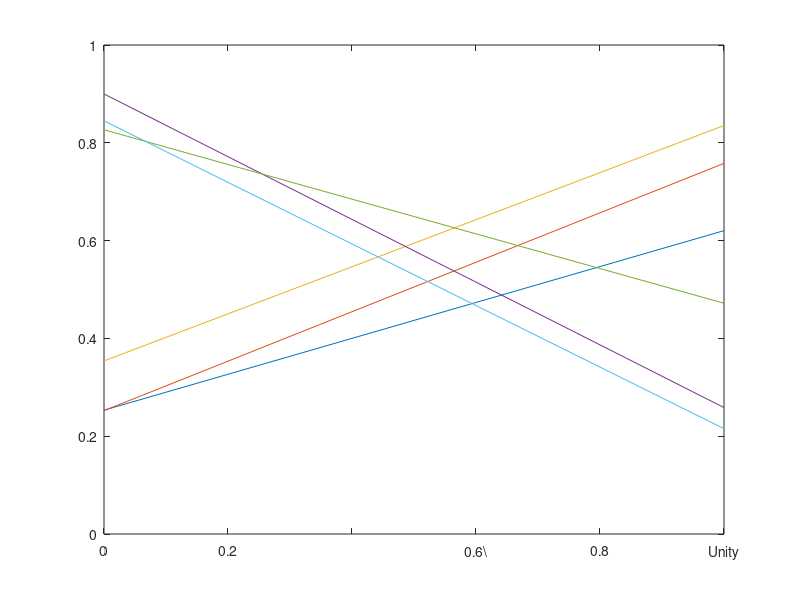

This figure's MATLAB source: (Note: this script raises an error after producing the figure.)
%% Preamble -- not to appear in userguide
hfig = figure;
set(hfig,'units','centimeters','NumberTitle','off','Name','test14');
pos = get(hfig,'position');
set(hfig,'position',[pos(1:2),6,4]);
%% Everything below appears in userguide
plot([0 1],rand(6,2));
set(gca,'ylim',[0 1],'xlim',[0 1],'xtick',0:0.2:1,'xticklabel','0|0.2||0.6\ |0.8|Unity');
matlabfrag('graphics/test14');